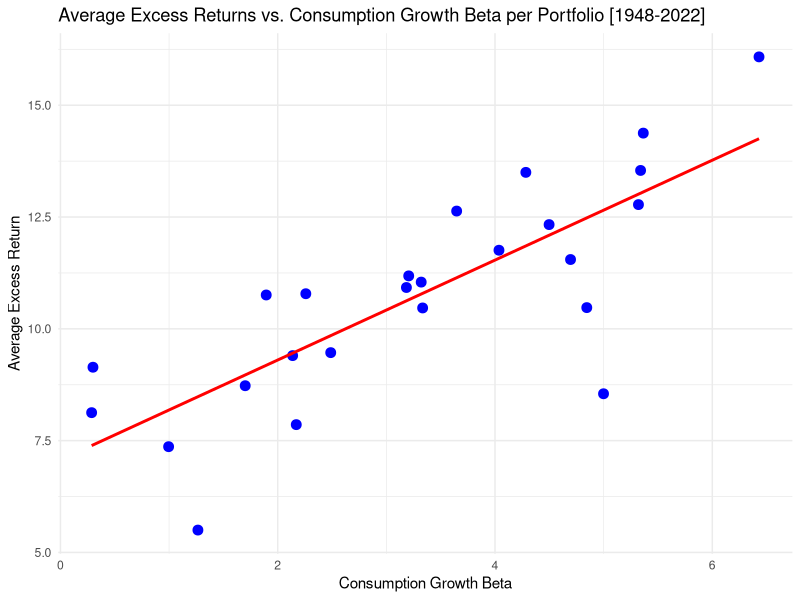
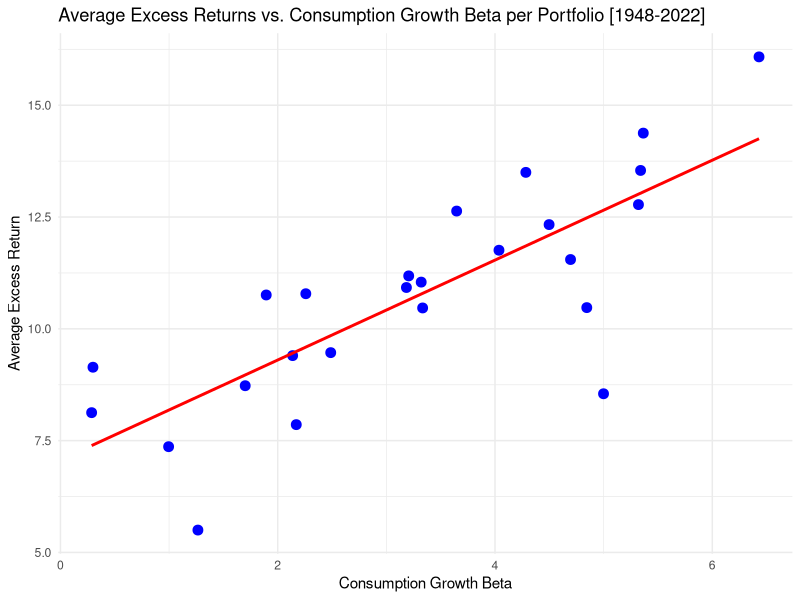

These figures' R source, in order:
# Install and load necessary packages
if (!requireNamespace("readr", quietly = TRUE)) {
  install.packages("readr")
}
if (!requireNamespace("dplyr", quietly = TRUE)) {
  install.packages("dplyr")
}
if (!requireNamespace("tidyverse", quietly = TRUE)) {
  install.packages("tidyverse")
}
if (!requireNamespace("ggplot2", quietly = TRUE)) {
  install.packages("ggplot2")
}

library(readr)
library(dplyr)
library(tidyverse)
library(ggplot2)

# Load data
q4_consumption <- read_csv('consumption_growth2.csv')
portfolio_returns <- read_csv('25_Portfolios_5x5.CSV', col_types = cols())
fama_french_factors <- read_csv('F-F-Annual_FF.csv')

# Filter data by relevant years
relevant_years <- c(1948:2022)

q4_consumption <- q4_consumption %>%
  filter(YEAR %in% relevant_years)

portfolio_returns <- portfolio_returns %>%
  filter(YEAR %in% relevant_years)

fama_french_factors <- fama_french_factors %>%
  filter(YEAR %in% relevant_years)

# Calculate Excess Returns for each year
excess_returns_list <- list()

for (year in relevant_years) {
  rf <- fama_french_factors %>%
    filter(YEAR == year) %>%
    pull(RF)
  
  portfolio_returns_year <- portfolio_returns %>%
    filter(YEAR == year)
  
  excess_returns_year <- portfolio_returns_year %>%
    mutate(across(-YEAR, ~ . - rf))  # Subtract rf from all columns except YEAR
  
  excess_returns_list[[as.character(year)]] <- excess_returns_year
}

excess_returns <- bind_rows(excess_returns_list)

# Align the data
aligned_q4_consumption <- q4_consumption %>%
  arrange(YEAR)

aligned_excess_returns <- excess_returns %>%
  arrange(YEAR)

combined_data <- cbind(aligned_excess_returns, c_growth = aligned_q4_consumption$c_growth)

portfolio_excess_returns <- combined_data %>% select(-YEAR, -c_growth)

# Calculate consumption growth betas for each portfolio
betas <- list()

for(portfolio in colnames(portfolio_excess_returns)) {
  formula <- as.formula(paste("`", portfolio, "`", "~ c_growth", sep = ""))
  model <- lm(formula, data = combined_data)
  beta <- coef(model)["c_growth"]
  betas[[portfolio]] <- beta
}

betas_df <- data.frame(Portfolio = names(betas), Consumption_Beta = unlist(betas))

# Calculate average excess returns for each portfolio
average_excess_returns <- portfolio_excess_returns %>% 
  summarise(across(everything(), mean))

average_excess_returns_df <- pivot_longer(average_excess_returns, 
                                          cols = everything(), 
                                          names_to = "Portfolio", 
                                          values_to = "Average_Excess_Return")
print(average_excess_returns_df)

betas_and_returns <- betas_df %>%
  left_join(average_excess_returns_df, by = "Portfolio")

# Perform cross-sectional regression
cross_sectional_model <- lm(Average_Excess_Return ~ Consumption_Beta, data = betas_and_returns)
summary(cross_sectional_model)
print(cross_sectional_model)
# Extracting the coefficients
lambda_market <- coef(cross_sectional_model)["Consumption_Beta"]
gamma <- coef(cross_sectional_model)["(Intercept)"]

# Print lambda_market and gamma
print(paste("Lambda_market (Risk Premium):", lambda_market))
print(paste("Gamma (Intercept):", gamma))

# Plot the relationship
plot <- ggplot(betas_and_returns, aes(x = Consumption_Beta, y = Average_Excess_Return)) +
  geom_point(color = "blue", size = 3) +  # Points for the relationship
  geom_smooth(method = "lm", color = "red", se = FALSE) +  # Regression line
  labs(title = "Average Excess Returns vs. Consumption Growth Beta per Portfolio [1948-2022]",
       x = "Consumption Growth Beta",
       y = "Average Excess Return") +
  theme_minimal()

print(plot)

# Save the plot to a file (optional)
ggsave("average_excess_returns_vs_consumption_growth_beta_scatter_plot.png", plot)

# Display the betas and average returns along with the regression results
betas_and_returns
